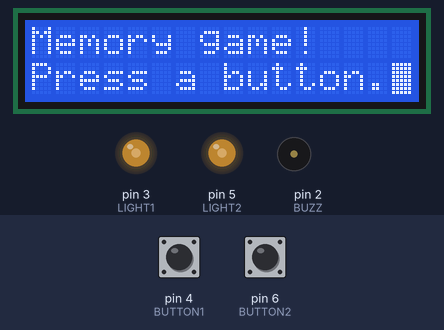
Bench run of a sketch on a simulated Arduino Uno, built with avr-gcc and run on an emulated ATmega328P. Parts: 16×2 character LCD, output pins drawn as LEDs (lit = HIGH), buzzer (waves = sounding, pin HIGH). Inputs (shaded band) come from the test bench; at power-on: pin 4 (BUTTON1) HIGH, pin 6 (BUTTON2) HIGH. Random numbers use the default seed unless the sketch sets one.

Above: at 1.2 s.
1.3 s: pin 4 (BUTTON1) pulled LOW for 0.15 s
At 1.8 s:
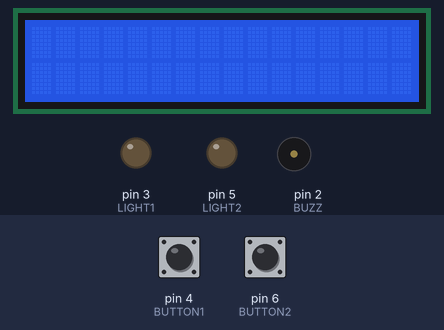
2.0 s: pin 6 (BUTTON2) pulled LOW for 3.2 s
At 6.0 s:
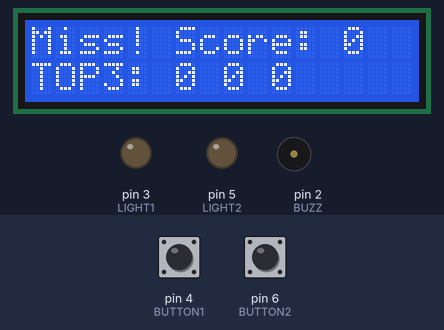
6.7 s: pin 6 (BUTTON2) pulled LOW for 0.15 s
7.4 s: pin 4 (BUTTON1) pulled LOW for 1 s
At 7.9 s:
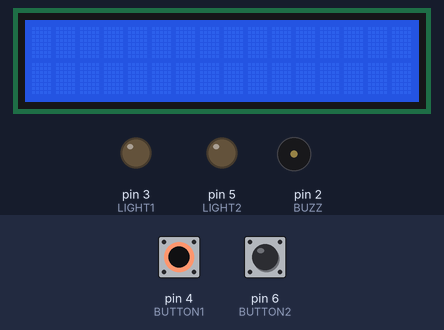
9.0 s: pin 4 (BUTTON1) pulled LOW for 3.2 s
At 9.55 s:
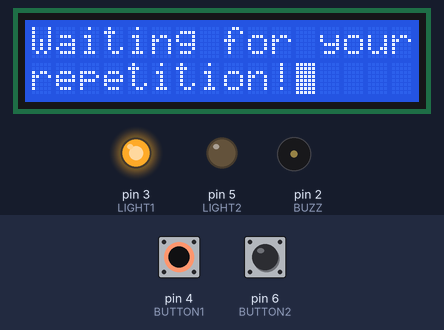
12.8 s: pin 6 (BUTTON2) pulled LOW for 1 s
Timing chart, 0 to 33.7 s (numbered marks = the images above; inputs shaded):
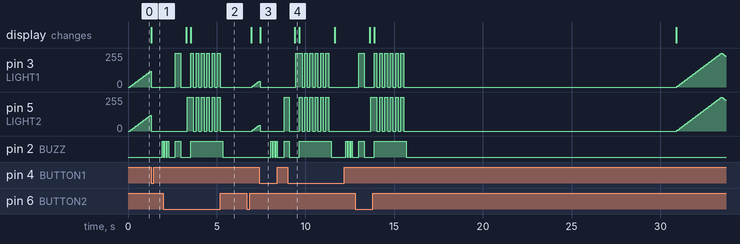

The sketch:

program.ino
```cpp
#include <LiquidCrystal.h> // biblioteka LCD
#include <LinkedList.h> // lista w C
#define LCD1 8
#define LCD2 9
#define LCD3 10
#define LCD4 11
#define LCD5 12
#define LCD6 13

#define LIGHT1 3
#define LIGHT2 5

#define BUTTON1 4
#define BUTTON2 6

#define BUZZ 2

LiquidCrystal lcd(LCD1, LCD2, LCD3, LCD4, LCD5, LCD6);
LinkedList<bool> seq = LinkedList<bool>();
const int DEL_TIME = 300;
unsigned long TIME;
int points = 0;
int TOP1 = 0;
int TOP2 = 0;
int TOP3 = 0;

void Show()
{
  // play the sequence
  int listSize = seq.size();
  bool light;
  for (int i=0; i<listSize; i++)
  {
    light = seq.get(i);
    digitalWrite(BUZZ, HIGH);
    if (light == 0)
    {
       digitalWrite(LIGHT1, HIGH);
    }
    else
    {
       digitalWrite(LIGHT2, HIGH);
    }
    delay(DEL_TIME);
    digitalWrite(BUZZ, LOW);
    digitalWrite(LIGHT1, LOW);
    digitalWrite(LIGHT2, LOW);
    delay(DEL_TIME);
  }
}

void Add()
{
  lcd.clear();
  lcd.noBlink();
  // make a sound that we're appending a new number and add it
  for (int i=0; i<3; i++)
  {
    digitalWrite(BUZZ, HIGH);
    delay(DEL_TIME/4);
    digitalWrite(BUZZ, LOW);
    delay(DEL_TIME/4);
  }
  seq.add(random(2));
}

void Loose()
{
  points = seq.size() - 1;
  seq.clear();

  lcd.noBlink();
  lcd.clear();
  lcd.setCursor(0, 0);
  lcd.print("Miss! Score: ");
  lcd.print(points);
  lcd.setCursor(0, 1);
  lcd.print("TOP3: ");

  if (millis() - TIME > 30UL * 24 * 3600 * 1000) // if >30 days
  {
    // reset
    TOP1 = points;
    TOP2 = 0;
    TOP3 = 0;
    TIME = millis();
  }
  if (points > TOP1)
  {
    int temp = TOP2;
    TOP2 = TOP1;
    TOP3 = temp;
    TOP1 = points;
  }
  else if (points > TOP2)
  {
    TOP3 = TOP2;
    TOP2 = points;
  }
  else if (points > TOP3)
  {
    TOP3 = points;
  }

  lcd.print(TOP1);
  lcd.print(" ");
  lcd.print(TOP2);
  lcd.print(" ");
  lcd.print(TOP3);

  digitalWrite(BUZZ, HIGH);
  for (int i=0; i<3; i++)
  {
    for (int i=0; i<2; i++)
    {
      digitalWrite(LIGHT1, HIGH);
      digitalWrite(LIGHT2, HIGH);
      delay(0.5 * DEL_TIME);
      digitalWrite(LIGHT1, LOW);
      digitalWrite(LIGHT2, LOW);
      delay(0.5 * DEL_TIME);
    }
  }
  digitalWrite(BUZZ, LOW);

  unsigned long myTime = millis();
  // 15 s wait or button press
  while (digitalRead(BUTTON1) == HIGH && digitalRead(BUTTON2) == HIGH
    && millis() - myTime < 15 * 1000)
  {
    delay(200);
  }
}

void Await()
{
  lcd.clear();
  lcd.setCursor(0, 0);
  lcd.print("Memory game!");
  lcd.setCursor(0, 1);
  lcd.print("Press a button.");
  lcd.blink();
  int fill = 0;
  int change = 5;
  while (digitalRead(BUTTON1) == HIGH && digitalRead(BUTTON2) == HIGH)
  {
    analogWrite(LIGHT1, fill);
    analogWrite(LIGHT2, fill);
    if (fill + change > 255 || fill + change < 0)
      change *= -1;
    fill += change;
    delay(50);
  }
  analogWrite(LIGHT1, 0);
  analogWrite(LIGHT2, 0);
  lcd.noBlink();
  lcd.clear();
}

bool Gather() // returns false any time the sequence is wrong
{
  lcd.setCursor(0, 0);
  lcd.print("Waiting for your");
  lcd.setCursor(0, 1);
  lcd.print("repetition!");
  lcd.blink();

  unsigned long myTime;
  int listSize = seq.size();
  bool BUT1;
  bool BUT2;
  for (int i = 0; i < listSize; i++)
  {
    myTime = millis();
    do
    {
      BUT1 = digitalRead(BUTTON1);
      BUT2 = digitalRead(BUTTON2);
      if (millis() - myTime > 15 * 1000)
        return false; // timeout 15 s
      delay(50);
    } while (BUT1 == HIGH && BUT2 == HIGH); // aquire one option

    if (BUT1 == LOW) // left is pressed
    {
      digitalWrite(LIGHT1, HIGH);
      delay(200);
      digitalWrite(LIGHT1, LOW);
      if (seq.get(i) != 0)
       return false;
    }
    else if (BUT2 == LOW) // right is pressed
    {
      digitalWrite(LIGHT2, HIGH);
      delay(200);
      digitalWrite(LIGHT2, LOW);
      if (seq.get(i) != 1)
       return false;
    }
    delay(200);
  }
  return true; // sequence correct
}

void setup() {
  // put your setup code here, to run once:
  TIME = millis();
  randomSeed(analogRead(A0)); // random nums
  lcd.begin(16, 2);
  pinMode(LIGHT1, OUTPUT);
  pinMode(LIGHT2, OUTPUT);
  pinMode(BUTTON1, INPUT_PULLUP);
  pinMode(BUTTON2, INPUT_PULLUP);
  pinMode(BUZZ, OUTPUT);
}

void loop() {
  // put your main code here, to run repeatedly:
  Await();
  delay(DEL_TIME);
  do
  {
    delay(DEL_TIME);
    Add();
    delay(DEL_TIME);
    Show();
  } while (Gather());
  Loose();
  delay(200);
}
```

Measured:
- after the input at 1.3 s, pin 2 (BUZZ): LOW → HIGH after 0.62 s, → LOW 0.08 s later; the display: changes at once (image 1)
- after the input at 2.0 s, pin 5 (LIGHT2): 0/255 → 255/255 after 1.3 s, then repeats every 0.30 s: 0/255 0.15 s, 255/255 0.15 s, until it stays 0/255 from 5.2 s
- after the input at 6.7 s, pin 3 (LIGHT1), pin 5 (LIGHT2): moves from 0/255 to 45/255 over 0.40 s, starting after 0.29 s
- after the input at 7.4 s, pin 2 (BUZZ): LOW → HIGH after 0.65 s, then repeats every 0.15 s: LOW 0.08 s, HIGH 0.08 s; the display: changes at once (image 3)
- after the input at 9.0 s, pin 3 (LIGHT1): 0/255 → 255/255 after 0.45 s, then repeats every 0.30 s: 0/255 0.15 s, 255/255 0.15 s, until it stays 0/255 from 11.3 s
